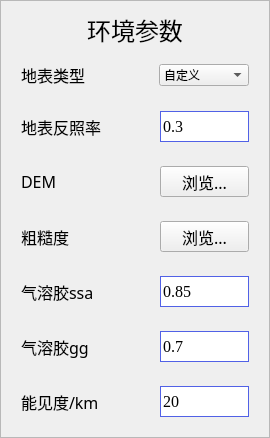
     <widget class="QFrame" name="frame_3">
      <property name="sizePolicy">
       <sizepolicy hsizetype="Expanding" vsizetype="Expanding">
        <horstretch>0</horstretch>
        <verstretch>0</verstretch>
       </sizepolicy>
      </property>
      <property name="frameShape">
       <enum>QFrame::StyledPanel</enum>
      </property>
      <property name="frameShadow">
       <enum>QFrame::Raised</enum>
      </property>
      <layout class="QVBoxLayout" name="verticalLayout_3">
       <item>
        <widget class="QLabel" name="label_4">
         <property name="font">
          <font>
           <family>微软雅黑</family>
           <pointsize>18</pointsize>
          </font>
         </property>
         <property name="layoutDirection">
          <enum>Qt::LeftToRight</enum>
         </property>
         <property name="text">
          <string>环境参数</string>
         </property>
         <property name="alignment">
          <set>Qt::AlignCenter</set>
         </property>
        </widget>
       </item>
       <item>
        <widget class="QWidget" name="widget_19" native="true">
         <layout class="QHBoxLayout" name="horizontalLayout_18" stretch="3,2">
          <item>
           <widget class="QLabel" name="label_93">
            <property name="font">
             <font>
              <family>微软雅黑</family>
              <pointsize>12</pointsize>
              <weight>50</weight>
              <italic>false</italic>
              <bold>false</bold>
             </font>
            </property>
            <property name="styleSheet">
             <string notr="true">color:rgb(0, 0, 0);
</string>
            </property>
            <property name="text">
             <string>地表类型</string>
            </property>
            <property name="textFormat">
             <enum>Qt::AutoText</enum>
            </property>
           </widget>
          </item>
          <item>
           <widget class="QComboBox" name="comboBox_5">
            <item>
             <property name="text">
              <string>自定义</string>
             </property>
            </item>
            <item>
             <property name="text">
              <string>常绿针叶林</string>
             </property>
            </item>
            <item>
             <property name="text">
              <string>常绿阔叶林</string>
             </property>
            </item>
            <item>
             <property name="text">
              <string>落叶针叶林</string>
             </property>
            </item>
            <item>
             <property name="text">
              <string>落叶阔叶林</string>
             </property>
            </item>
            <item>
             <property name="text">
              <string>混交林</string>
             </property>
            </item>
            <item>
             <property name="text">
              <string>闭合灌木丛</string>
             </property>
            </item>
            <item>
             <property name="text">
              <string>开放灌木丛</string>
             </property>
            </item>
            <item>
             <property name="text">
              <string>森林草原</string>
             </property>
            </item>
            <item>
             <property name="text">
              <string>稀树草原</string>
             </property>
            </item>
            <item>
             <property name="text">
              <string>草原</string>
             </property>
            </item>
            <item>
             <property name="text">
              <string>湿地</string>
             </property>
            </item>
            <item>
             <property name="text">
              <string>耕地</string>
             </property>
            </item>
            <item>
             <property name="text">
              <string>城市</string>
             </property>
            </item>
            <item>
             <property name="text">
              <string>南极雪地</string>
             </property>
            </item>
            <item>
             <property name="text">
              <string>沙漠</string>
             </property>
            </item>
            <item>
             <property name="text">
              <string>海洋</string>
             </property>
            </item>
            <item>
             <property name="text">
              <string>苔原</string>
             </property>
            </item>
            <item>
             <property name="text">
              <string>鲜雪</string>
             </property>
            </item>
            <item>
             <property name="text">
              <string>海冰</string>
             </property>
            </item>
           </widget>
          </item>
         </layout>
        </widget>
       </item>
       <item>
        <widget class="QWidget" name="widget_16" native="true">
         <layout class="QHBoxLayout" name="horizontalLayout_15" stretch="3,2">
          <item>
           <widget class="QLabel" name="label_95">
            <property name="font">
             <font>
              <family>微软雅黑</family>
              <pointsize>12</pointsize>
              <weight>50</weight>
              <italic>false</italic>
              <bold>false</bold>
             </font>
            </property>
            <property name="styleSheet">
             <string notr="true">color:rgb(0, 0, 0);
</string>
            </property>
            <property name="text">
             <string>地表反照率</string>
            </property>
            <property name="textFormat">
             <enum>Qt::AutoText</enum>
            </property>
           </widget>
          </item>
          <item>
           <widget class="QLineEdit" name="lineEdit_50">
            <property name="sizePolicy">
             <sizepolicy hsizetype="Preferred" vsizetype="Minimum">
              <horstretch>0</horstretch>
              <verstretch>0</verstretch>
             </sizepolicy>
            </property>
            <property name="minimumSize">
             <size>
              <width>0</width>
              <height>31</height>
             </size>
            </property>
            <property name="maximumSize">
             <size>
              <width>16777215</width>
              <height>31</height>
             </size>
            </property>
            <property name="font">
             <font>
              <family>Times New Roman</family>
              <pointsize>12</pointsize>
              <weight>50</weight>
              <italic>false</italic>
              <bold>false</bold>
             </font>
            </property>
            <property name="styleSheet">
             <string notr="true">border-style: outset; 
border-width: 1px; 
border-style:solid;
border-color: rgb(81,97,230);</string>
            </property>
            <property name="text">
             <string>0.3</string>
            </property>
           </widget>
          </item>
         </layout>
        </widget>
       </item>
       <item>
        <widget class="QWidget" name="widget_17" native="true">
         <layout class="QHBoxLayout" name="horizontalLayout_16" stretch="3,2">
          <item>
           <widget class="QLabel" name="label_92">
            <property name="font">
             <font>
              <family>微软雅黑</family>
              <pointsize>12</pointsize>
              <weight>50</weight>
              <italic>false</italic>
              <bold>false</bold>
             </font>
            </property>
            <property name="styleSheet">
             <string notr="true">color:rgb(0, 0, 0);
</string>
            </property>
            <property name="text">
             <string>DEM</string>
            </property>
            <property name="textFormat">
             <enum>Qt::AutoText</enum>
            </property>
           </widget>
          </item>
          <item>
           <widget class="QPushButton" name="pushButton">
            <property name="sizePolicy">
             <sizepolicy hsizetype="Preferred" vsizetype="Minimum">
              <horstretch>0</horstretch>
              <verstretch>0</verstretch>
             </sizepolicy>
            </property>
            <property name="minimumSize">
             <size>
              <width>0</width>
              <height>31</height>
             </size>
            </property>
            <property name="maximumSize">
             <size>
              <width>16777215</width>
              <height>31</height>
             </size>
            </property>
            <property name="font">
             <font>
              <family>微软雅黑</family>
              <pointsize>12</pointsize>
             </font>
            </property>
            <property name="styleSheet">
             <string notr="true"/>
            </property>
            <property name="text">
             <string>浏览...</string>
            </property>
           </widget>
          </item>
         </layout>
        </widget>
       </item>
       <item>
        <widget class="QWidget" name="widget_18" native="true">
         <layout class="QHBoxLayout" name="horizontalLayout_17" stretch="3,2">
          <item>
           <widget class="QLabel" name="label_94">
            <property name="font">
             <font>
              <family>微软雅黑</family>
              <pointsize>12</pointsize>
              <weight>50</weight>
              <italic>false</italic>
              <bold>false</bold>
             </font>
            </property>
            <property name="styleSheet">
             <string notr="true">color:rgb(0, 0, 0);
</string>
            </property>
            <property name="text">
             <string>粗糙度</string>
            </property>
            <property name="textFormat">
             <enum>Qt::AutoText</enum>
            </property>
           </widget>
          </item>
          <item>
           <widget class="QPushButton" name="pushButton_2">
            <property name="sizePolicy">
             <sizepolicy hsizetype="Preferred" vsizetype="Minimum">
              <horstretch>0</horstretch>
              <verstretch>0</verstretch>
             </sizepolicy>
            </property>
            <property name="minimumSize">
             <size>
              <width>0</width>
              <height>31</height>
             </size>
            </property>
            <property name="maximumSize">
             <size>
              <width>16777215</width>
              <height>31</height>
             </size>
            </property>
            <property name="font">
             <font>
              <family>微软雅黑</family>
              <pointsize>12</pointsize>
             </font>
            </property>
            <property name="styleSheet">
             <string notr="true"/>
            </property>
            <property name="text">
             <string>浏览...</string>
            </property>
           </widget>
          </item>
         </layout>
        </widget>
       </item>
       <item>
        <widget class="QWidget" name="widget_20" native="true">
         <layout class="QHBoxLayout" name="horizontalLayout_19" stretch="3,2">
          <item>
           <widget class="QLabel" name="label_96">
            <property name="font">
             <font>
              <family>微软雅黑</family>
              <pointsize>12</pointsize>
              <weight>50</weight>
              <italic>false</italic>
              <bold>false</bold>
             </font>
            </property>
            <property name="styleSheet">
             <string notr="true">color:rgb(0, 0, 0);
</string>
            </property>
            <property name="text">
             <string>气溶胶ssa</string>
            </property>
            <property name="textFormat">
             <enum>Qt::AutoText</enum>
            </property>
           </widget>
          </item>
          <item>
           <widget class="QLineEdit" name="lineEdit_59">
            <property name="sizePolicy">
             <sizepolicy hsizetype="Preferred" vsizetype="Minimum">
              <horstretch>0</horstretch>
              <verstretch>0</verstretch>
             </sizepolicy>
            </property>
            <property name="minimumSize">
             <size>
              <width>0</width>
              <height>31</height>
             </size>
            </property>
            <property name="maximumSize">
             <size>
              <width>16777215</width>
              <height>31</height>
             </size>
            </property>
            <property name="font">
             <font>
              <family>Times New Roman</family>
              <pointsize>12</pointsize>
              <weight>50</weight>
              <italic>false</italic>
              <bold>false</bold>
             </font>
            </property>
            <property name="styleSheet">
             <string notr="true">border-style: outset; 
border-width: 1px; 
border-style:solid;
border-color: rgb(81,97,230);</string>
            </property>
            <property name="text">
             <string>0.85</string>
            </property>
           </widget>
          </item>
         </layout>
        </widget>
       </item>
       <item>
        <widget class="QWidget" name="widget_22" native="true">
         <layout class="QHBoxLayout" name="horizontalLayout_21" stretch="3,2">
          <item>
           <widget class="QLabel" name="label_98">
            <property name="font">
             <font>
              <family>微软雅黑</family>
              <pointsize>12</pointsize>
              <weight>50</weight>
              <italic>false</italic>
              <bold>false</bold>
             </font>
            </property>
            <property name="styleSheet">
             <string notr="true">color:rgb(0, 0, 0);
</string>
            </property>
            <property name="text">
             <string>气溶胶gg</string>
            </property>
            <property name="textFormat">
             <enum>Qt::AutoText</enum>
            </property>
           </widget>
          </item>
          <item>
           <widget class="QLineEdit" name="lineEdit_51">
            <property name="sizePolicy">
             <sizepolicy hsizetype="Preferred" vsizetype="Minimum">
              <horstretch>0</horstretch>
              <verstretch>0</verstretch>
             </sizepolicy>
            </property>
            <property name="minimumSize">
             <size>
              <width>0</width>
              <height>31</height>
             </size>
            </property>
            <property name="maximumSize">
             <size>
              <width>16777215</width>
              <height>31</height>
             </size>
            </property>
            <property name="font">
             <font>
              <family>Times New Roman</family>
              <pointsize>12</pointsize>
              <weight>50</weight>
              <italic>false</italic>
              <bold>false</bold>
             </font>
            </property>
            <property name="styleSheet">
             <string notr="true">border-style: outset; 
border-width: 1px; 
border-style:solid;
border-color: rgb(81,97,230);</string>
            </property>
            <property name="text">
             <string>0.7</string>
            </property>
           </widget>
          </item>
         </layout>
        </widget>
       </item>
       <item>
        <widget class="QWidget" name="widget_21" native="true">
         <layout class="QHBoxLayout" name="horizontalLayout_20" stretch="3,2">
          <item>
           <widget class="QLabel" name="label_97">
            <property name="font">
             <font>
              <family>微软雅黑</family>
              <pointsize>12</pointsize>
              <weight>50</weight>
              <italic>false</italic>
              <bold>false</bold>
             </font>
            </property>
            <property name="styleSheet">
             <string notr="true">color:rgb(0, 0, 0);
</string>
            </property>
            <property name="text">
             <string>能见度/km</string>
            </property>
            <property name="textFormat">
             <enum>Qt::AutoText</enum>
            </property>
           </widget>
          </item>
          <item>
           <widget class="QLineEdit" name="lineEdit_55">
            <property name="sizePolicy">
             <sizepolicy hsizetype="Preferred" vsizetype="Minimum">
              <horstretch>0</horstretch>
              <verstretch>0</verstretch>
             </sizepolicy>
            </property>
            <property name="minimumSize">
             <size>
              <width>0</width>
              <height>31</height>
             </size>
            </property>
            <property name="maximumSize">
             <size>
              <width>16777215</width>
              <height>31</height>
             </size>
            </property>
            <property name="font">
             <font>
              <family>Times New Roman</family>
              <pointsize>12</pointsize>
              <weight>50</weight>
              <italic>false</italic>
              <bold>false</bold>
             </font>
            </property>
            <property name="styleSheet">
             <string notr="true">border-style: outset; 
border-width: 1px; 
border-style:solid;
border-color: rgb(81,97,230);</string>
            </property>
            <property name="text">
             <string>20</string>
            </property>
           </widget>
          </item>
         </layout>
        </widget>
       </item>
      </layout>
     </widget>
